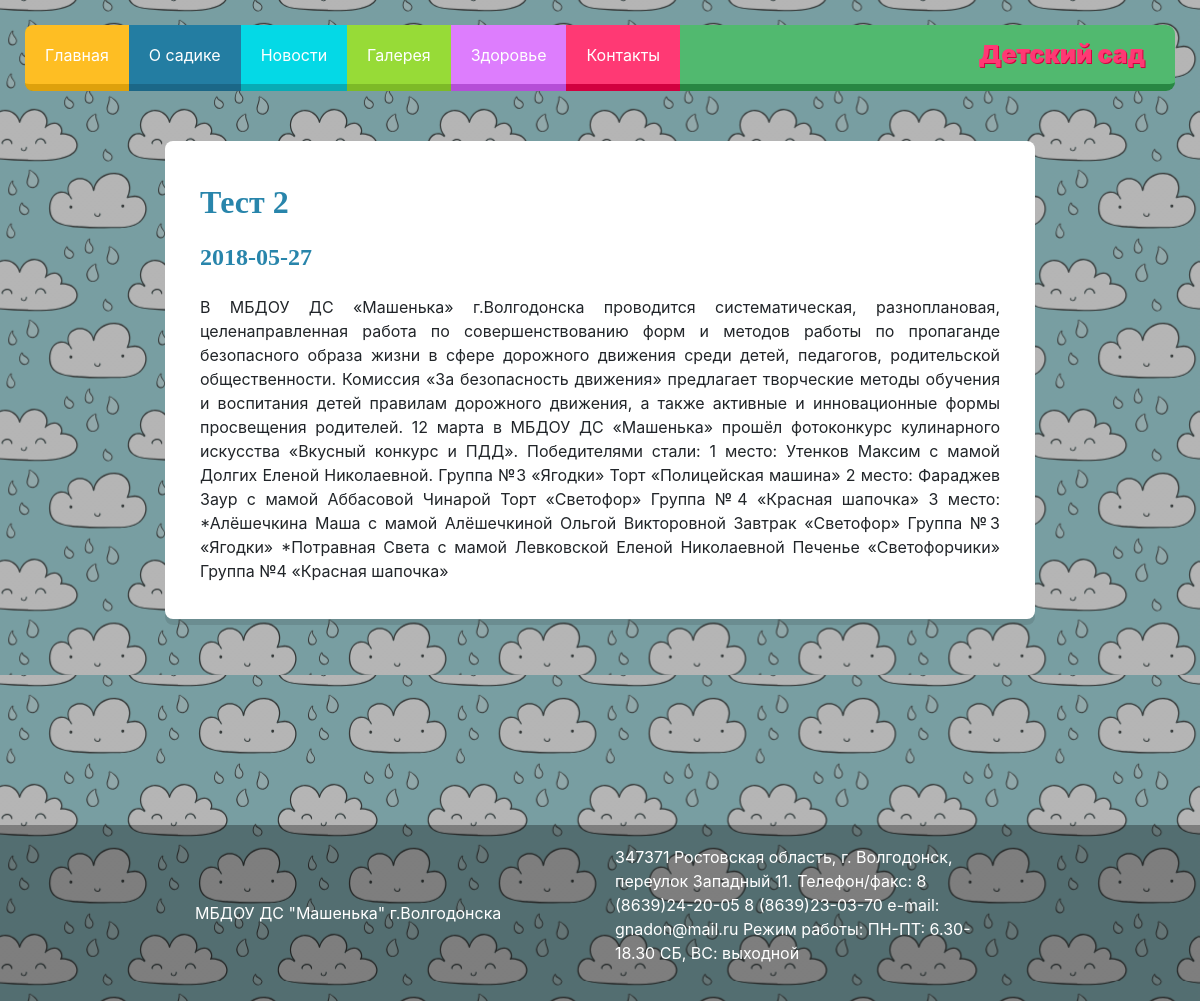
Screenshot of /?action=post&id=6 with the database file from the repository.
### tables this page shows
CREATE TABLE `posts` (
  `id` int(11) NOT NULL,
  `content` text,
  `preview` varchar(191) DEFAULT NULL,
  `created_at` date DEFAULT NULL,
  `title` varchar(191) DEFAULT NULL
);

### process/post.php (called while the page is built, shortened)
<?php
function getPost($link, $id) {
	$query =  sprintf("SELECT * FROM posts WHERE id=%d", (int)$id);
	$result = mysqli_query($link, $query);
	$post = mysqli_fetch_assoc($result);
	return $post;
}

### views/post.php (the view, shortened to what this page needs)
<!DOCTYPE html>
<html>
<head>
	<link rel="stylesheet" href="https://maxcdn.bootstrapcdn.com/bootstrap/4.0.0/css/bootstrap.min.css">
	<link rel="stylesheet" href="https://use.fontawesome.com/releases/v5.0.13/css/all.css">
	<link rel="stylesheet" type="text/css" href="./assets/css/main.css">
	<link rel="stylesheet" type="text/css" href="./assets/css/slider.css">
</head>
<body>
	<div class="wrapper">
		<nav class="nav_custom navbar collapse">
			<ul class="nav">
				<li class="nav-item">
					<a class="" href="./">Главная</a>
				</li>
				<li class="nav-item">
					<a class="" href="./?action=about">О садике</a>
				</li>
				<li class="nav-item">
					<a class="" href="./?action=news">Новости</a>
				</li>
				<li class="nav-item">
					<a class="" href="./?action=gallery">Галерея</a>
				</li>
				<li class="nav-item">
					<a class="" href="./?action=health">Здоровье</a>
				</li>
				<li class="nav-item">
					<a class="" href="./?action=contacts">Контакты</a>
				</li>
			</ul>
			<div class="logo">Детский сад</div>
		</nav>
		<div class="content row justify-content-md-center">
			<div class="col-md-9 col-sm-12">
				<div class="container content_wrapper">
					<h2><?=$post['title']?></h2>
					<h4><?=$post['created_at']?></h4>
					<p><?=$post['content']?></p>
				</div>
			</div>
		</div>
	</div>
	<footer>
		<div class="row justify-content-md-center">
			<div class="col-md-9">
				<div class="row">
					<div class="col-md-6">
						МБДОУ ДС "Машенька" г.Волгодонска
					</div>
					<div class="col-md-6">
						<p>
							347371 Ростовская область,
							г. Волгодонск, переулок Западный 11.
							Телефон/факс: 8 (8639)24-20-05 8 (8639)23-03-70
							e-mail:  gnadon@mail.ru
							Режим работы:
							ПН-ПТ: 6.30-18.30 СБ, ВС: выходной
						</p>
					</div>
				</div>
			</div>
		</div>
	</footer>
</body>
</html>

### assets/css/main.css (style rules this page uses)
html { font-family: "Rubik",sans-serif; }
.row { margin-left: 0; margin-right: 0; }
.wrapper { min-height: 100vh; }
body { background-size: 100%; }
.nav_custom { display: flex; padding: 0; margin: 25px; border-radius: 9px; background: #51b96f; border-bottom: 7px solid #288743; outline: 0; margin-bottom: 50px; }
.nav_custom .logo { padding: 0px 30px; font-size: 25px; color: #ff3974; font-weight: 900; text-shadow: 1px 1px 0px #d2003f; }
.nav_custom ul { display: flex; height: 100%; align-items: center; outline: none; }
.nav_custom ul li { height: 100%; margin-bottom: -7px; display: flex; }
.nav_custom ul li a { color: white; height: 66px; padding: 0px 20px 0px 20px; text-align: center; align-items: center; display: flex; }
.nav_custom ul>li:first-child>a { border-radius: 8px 0 0 8px; background-color: #febe23; border-color: #dea10c; border-bottom: 7px solid #dea10c; }
.content_wrapper { background: white; border-radius: 8px; padding: 20px 35px; margin-bottom: 50px; box-shadow: 0 6px 0px 0px rgba(0, 0, 0, 0.1); }
.content_wrapper h2 { font-size: 32px; }
h2, h3, h4 { color: #2885ab; margin: 1.5rem 0 1.5rem 0; font-family: "Luckiest Guy",cursive; line-height: 1.1; font-weight: 600; }
p { text-align: justify; }
footer { background: rgba(0, 0, 0, 0.3); color: white; padding: 20px; }
footer .col-md-6 { display: flex; align-items: center; }
footer p { text-align: left; }
@media (min-width: 910px) { .nav_custom ul { display: inherit!important; } }

### rows the page displays
posts: title "Тест 2", created_at "2018-05-27", content "В МБДОУ ДС «Машенька» г.Волгодонска проводится систематическая, разноплановая, целенаправленная работа по совершенствованию форм и методов работы по пропаганде безопасного образа жизни в сфере дорожного движения среди детей, педагогов, родительской общественности. Комиссия «За безопасность движения» предлагает творческие методы обучения и воспитания детей правилам дорожного движения, а также активные и инновационные формы просвещения родителей. 12 марта в МБДОУ ДС «Машенька» прошёл фотоконкурс кулинарного искусства «Вкусный конкурс и ПДД». Победителями стали: 1 место: Утенков Максим с мамой Долгих Еленой Николаевной. Группа №3 «Ягодки» Торт «Полицейская машина» 2 место: Фараджев Заур с…"
